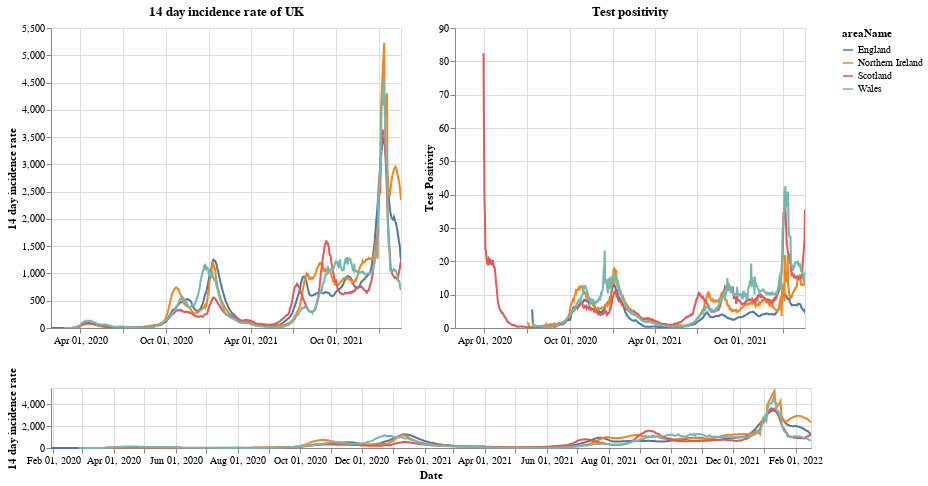

The notebook cell saved with this chart:
### Markdown cell above
# Plots

First a plot with each country in the UK. The top right shows the positivity rate for (which is the percentage of registered tests which were positive) while the top left is the 14 day incidence rate. The bottom chart can be used to select the timeframe (does not work on a mobile device).

### Code cell
#collapse
brush = alt.selection(type='interval', name='DateBrush',encodings=['x'],fields=['Time'])
leg_selection = alt.selection_multi(fields=['areaName'], bind='legend')

base = alt.Chart(uk_cases).mark_line().encode(
    x=alt.X("yearmonthdate(date):T", axis=alt.Axis(title='Date')),
    y=alt.Y("twoWeeklyCasesRate:Q", axis=alt.Axis(title='14 day incidence rate')),
    tooltip=['areaName', 'date','twoWeeklyCasesRate', 'testPositivity'],
    color='areaName',
    opacity=alt.condition(leg_selection, alt.value(2), alt.value(0.1))
).add_selection(leg_selection).properties(width=350)

upper = base.encode(alt.X('yearmonthdate(date):T', axis=alt.Axis(title=''),
                         scale=alt.Scale(domain=brush))
                   ).properties(title=f'14 day incidence rate of UK')
upper_right = upper.encode(alt.Y('testPositivity:Q', axis=alt.Axis(title='Test Positivity'))).properties(title='Test positivity')
lower = base.properties(height=60, width = 760).add_selection(brush)

(upper | upper_right) & lower

### Figure 1 — Vega-Lite specification as saved in the notebook (floating-point values rounded to 4 significant figures; data arrays with more than 128 entries replaced by an {"elided": "..."} marker saying what was removed)
{"config": {"view": {"continuousWidth": 400, "continuousHeight": 300}}, "vconcat": [{"hconcat": [{"mark": "line", "encoding": {"color": {"type": "nominal", "field": "areaName"}, "opacity": {"condition": {"value": 2, "selection": "selector001"}, "value": 0.1}, "tooltip": [{"type": "nominal", "field": "areaName"}, {"type": "temporal", "field": "date"}, {"type": "quantitative", "field": "twoWeeklyCasesRate"}, {"type": "quantitative", "field": "testPositivity"}], "x": {"type": "temporal", "axis": {"title": ""}, "field": "date", "scale": {"domain": {"selection": "DateBrush"}}, "timeUnit": "yearmonthdate"}, "y": {"type": "quantitative", "axis": {"title": "14 day incidence rate"}, "field": "twoWeeklyCasesRate"}}, "selection": {"selector001": {"type": "multi", "fields": ["areaName"], "bind": "legend"}}, "title": "14 day incidence rate of UK", "width": 350}, {"mark": "line", "encoding": {"color": {"type": "nominal", "field": "areaName"}, "opacity": {"condition": {"value": 2, "selection": "selector001"}, "value": 0.1}, "tooltip": [{"type": "nominal", "field": "areaName"}, {"type": "temporal", "field": "date"}, {"type": "quantitative", "field": "twoWeeklyCasesRate"}, {"type": "quantitative", "field": "testPositivity"}], "x": {"type": "temporal", "axis": {"title": ""}, "field": "date", "scale": {"domain": {"selection": "DateBrush"}}, "timeUnit": "yearmonthdate"}, "y": {"type": "quantitative", "axis": {"title": "Test Positivity"}, "field": "testPositivity"}}, "selection": {"selector001": {"type": "multi", "fields": ["areaName"], "bind": "legend"}}, "title": "Test positivity", "width": 350}]}, {"mark": "line", "encoding": {"color": {"type": "nominal", "field": "areaName"}, "opacity": {"condition": {"value": 2, "selection": "selector001"}, "value": 0.1}, "tooltip": [{"type": "nominal", "field": "areaName"}, {"type": "temporal", "field": "date"}, {"type": "quantitative", "field": "twoWeeklyCasesRate"}, {"type": "quantitative", "field": "testPositivity"}], "x": {"type": "temporal", "axis": {"title": "Date"}, "field": "date", "timeUnit": "yearmonthdate"}, "y": {"type": "quantitative", "axis": {"title": "14 day incidence rate"}, "field": "twoWeeklyCasesRate"}}, "height": 60, "selection": {"selector001": {"type": "multi", "fields": ["areaName"], "bind": "legend"}, "DateBrush": {"type": "interval", "encodings": ["x"], "fields": ["Time"]}}, "width": 760}], "data": {"name": "data-b42a20549f70eac0e5f1707a885a08e0"}, "$schema": "https://vega.github.io/schema/vega-lite/v4.8.1.json", "datasets": {"data-b42a20549f70eac0e5f1707a885a08e0": {"elided": "2912 records"}}}
